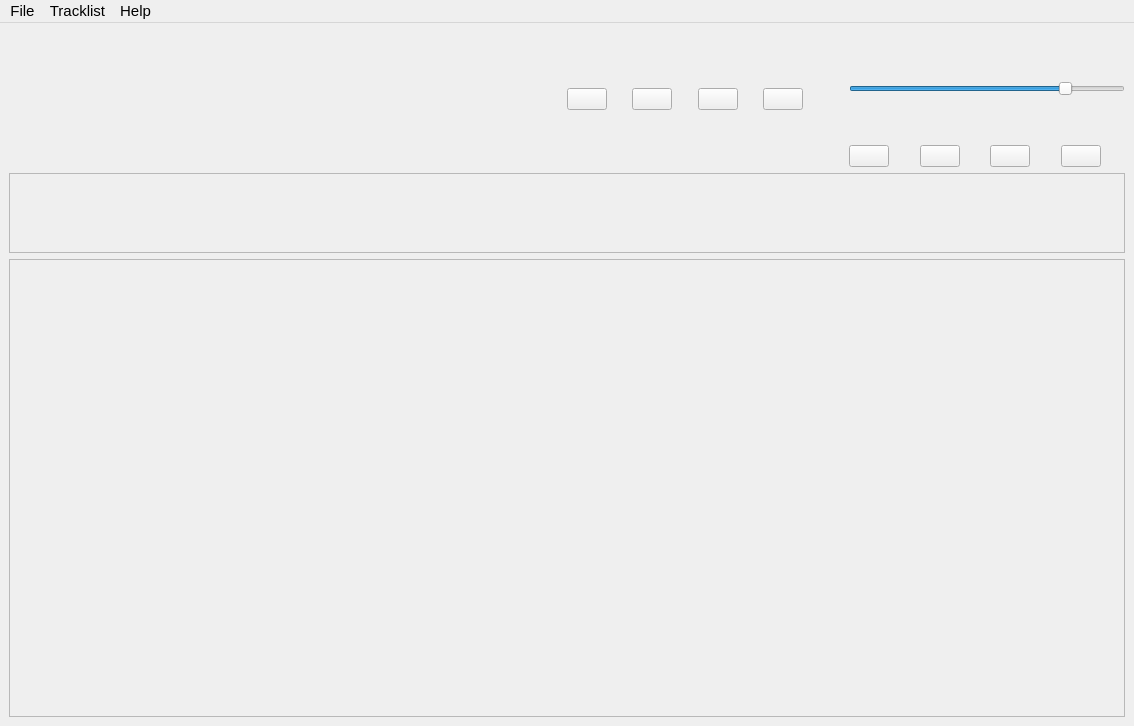
<?xml version="1.0" encoding="UTF-8"?>
<ui version="4.0">
 <class>MainWindow</class>
 <widget class="QMainWindow" name="MainWindow">
  <property name="geometry">
   <rect>
    <x>0</x>
    <y>0</y>
    <width>1134</width>
    <height>726</height>
   </rect>
  </property>
  <property name="windowTitle">
   <string>Xander</string>
  </property>
  <widget class="QWidget" name="centralwidget">
   <layout class="QVBoxLayout" name="verticalLayout" stretch="20,12,68">
    <item>
     <layout class="QHBoxLayout" name="horizontalLayout" stretch="50,25,25">
      <item>
       <layout class="QVBoxLayout" name="verticalLayout_2" stretch="60,40">
        <item>
         <widget class="QLabel" name="label_track_name">
          <property name="font">
           <font>
            <family>Segoe UI</family>
            <pointsize>12</pointsize>
            <weight>50</weight>
            <bold>false</bold>
           </font>
          </property>
          <property name="text">
           <string/>
          </property>
          <property name="alignment">
           <set>Qt::AlignLeading|Qt::AlignLeft|Qt::AlignVCenter</set>
          </property>
          <property name="wordWrap">
           <bool>true</bool>
          </property>
         </widget>
        </item>
        <item>
         <widget class="QLabel" name="label_track_info">
          <property name="font">
           <font>
            <family>Segoe UI</family>
            <pointsize>8</pointsize>
           </font>
          </property>
          <property name="text">
           <string/>
          </property>
          <property name="alignment">
           <set>Qt::AlignBottom|Qt::AlignLeading|Qt::AlignLeft</set>
          </property>
          <property name="wordWrap">
           <bool>true</bool>
          </property>
         </widget>
        </item>
       </layout>
      </item>
      <item>
       <layout class="QHBoxLayout" name="horizontalLayout_2" stretch="15,15,15,15,15,15,10,0">
        <item>
         <widget class="QPushButton" name="pushButton_prev_track">
          <property name="sizePolicy">
           <sizepolicy hsizetype="Fixed" vsizetype="Fixed">
            <horstretch>0</horstretch>
            <verstretch>0</verstretch>
           </sizepolicy>
          </property>
          <property name="text">
           <string/>
          </property>
         </widget>
        </item>
        <item>
         <spacer name="horizontalSpacer_2">
          <property name="orientation">
           <enum>Qt::Horizontal</enum>
          </property>
          <property name="sizeHint" stdset="0">
           <size>
            <width>40</width>
            <height>20</height>
           </size>
          </property>
         </spacer>
        </item>
        <item>
         <widget class="QPushButton" name="pushButton_stop">
          <property name="sizePolicy">
           <sizepolicy hsizetype="Fixed" vsizetype="Fixed">
            <horstretch>0</horstretch>
            <verstretch>0</verstretch>
           </sizepolicy>
          </property>
          <property name="text">
           <string/>
          </property>
         </widget>
        </item>
        <item>
         <spacer name="horizontalSpacer_3">
          <property name="orientation">
           <enum>Qt::Horizontal</enum>
          </property>
          <property name="sizeHint" stdset="0">
           <size>
            <width>40</width>
            <height>20</height>
           </size>
          </property>
         </spacer>
        </item>
        <item>
         <widget class="QPushButton" name="pushButton_play">
          <property name="sizePolicy">
           <sizepolicy hsizetype="Fixed" vsizetype="Fixed">
            <horstretch>0</horstretch>
            <verstretch>0</verstretch>
           </sizepolicy>
          </property>
          <property name="text">
           <string/>
          </property>
         </widget>
        </item>
        <item>
         <spacer name="horizontalSpacer_4">
          <property name="orientation">
           <enum>Qt::Horizontal</enum>
          </property>
          <property name="sizeHint" stdset="0">
           <size>
            <width>40</width>
            <height>20</height>
           </size>
          </property>
         </spacer>
        </item>
        <item>
         <widget class="QPushButton" name="pushButton_next_track">
          <property name="sizePolicy">
           <sizepolicy hsizetype="Fixed" vsizetype="Fixed">
            <horstretch>0</horstretch>
            <verstretch>0</verstretch>
           </sizepolicy>
          </property>
          <property name="text">
           <string/>
          </property>
         </widget>
        </item>
        <item>
         <spacer name="horizontalSpacer_5">
          <property name="orientation">
           <enum>Qt::Horizontal</enum>
          </property>
          <property name="sizeHint" stdset="0">
           <size>
            <width>40</width>
            <height>20</height>
           </size>
          </property>
         </spacer>
        </item>
       </layout>
      </item>
      <item>
       <layout class="QVBoxLayout" name="verticalLayout_3" stretch="30,20,50">
        <item>
         <layout class="QVBoxLayout" name="verticalLayout_4" stretch="40,60">
          <item>
           <widget class="QLabel" name="label_volume">
            <property name="font">
             <font>
              <family>Segoe UI</family>
              <pointsize>9</pointsize>
             </font>
            </property>
            <property name="text">
             <string/>
            </property>
           </widget>
          </item>
          <item>
           <widget class="QSlider" name="horizontalSlider_volume">
            <property name="maximum">
             <number>100</number>
            </property>
            <property name="value">
             <number>80</number>
            </property>
            <property name="orientation">
             <enum>Qt::Horizontal</enum>
            </property>
           </widget>
          </item>
         </layout>
        </item>
        <item>
         <spacer name="verticalSpacer">
          <property name="orientation">
           <enum>Qt::Vertical</enum>
          </property>
          <property name="sizeHint" stdset="0">
           <size>
            <width>20</width>
            <height>40</height>
           </size>
          </property>
         </spacer>
        </item>
        <item>
         <layout class="QHBoxLayout" name="horizontalLayout_3" stretch="20,5,20,5,20,5,20,5">
          <item>
           <widget class="QPushButton" name="pushButton_repeat">
            <property name="sizePolicy">
             <sizepolicy hsizetype="Fixed" vsizetype="Fixed">
              <horstretch>0</horstretch>
              <verstretch>0</verstretch>
             </sizepolicy>
            </property>
            <property name="text">
             <string/>
            </property>
           </widget>
          </item>
          <item>
           <spacer name="horizontalSpacer">
            <property name="orientation">
             <enum>Qt::Horizontal</enum>
            </property>
            <property name="sizeHint" stdset="0">
             <size>
              <width>40</width>
              <height>20</height>
             </size>
            </property>
           </spacer>
          </item>
          <item>
           <widget class="QPushButton" name="pushButton_random">
            <property name="sizePolicy">
             <sizepolicy hsizetype="Fixed" vsizetype="Fixed">
              <horstretch>0</horstretch>
              <verstretch>0</verstretch>
             </sizepolicy>
            </property>
            <property name="text">
             <string/>
            </property>
           </widget>
          </item>
          <item>
           <spacer name="horizontalSpacer_6">
            <property name="orientation">
             <enum>Qt::Horizontal</enum>
            </property>
            <property name="sizeHint" stdset="0">
             <size>
              <width>40</width>
              <height>20</height>
             </size>
            </property>
           </spacer>
          </item>
          <item>
           <widget class="QPushButton" name="pushButton_fx">
            <property name="sizePolicy">
             <sizepolicy hsizetype="Fixed" vsizetype="Fixed">
              <horstretch>0</horstretch>
              <verstretch>0</verstretch>
             </sizepolicy>
            </property>
            <property name="text">
             <string/>
            </property>
           </widget>
          </item>
          <item>
           <spacer name="horizontalSpacer_7">
            <property name="orientation">
             <enum>Qt::Horizontal</enum>
            </property>
            <property name="sizeHint" stdset="0">
             <size>
              <width>40</width>
              <height>20</height>
             </size>
            </property>
           </spacer>
          </item>
          <item>
           <widget class="QPushButton" name="pushButton_clear">
            <property name="sizePolicy">
             <sizepolicy hsizetype="Fixed" vsizetype="Fixed">
              <horstretch>0</horstretch>
              <verstretch>0</verstretch>
             </sizepolicy>
            </property>
            <property name="text">
             <string/>
            </property>
           </widget>
          </item>
          <item>
           <spacer name="horizontalSpacer_8">
            <property name="orientation">
             <enum>Qt::Horizontal</enum>
            </property>
            <property name="sizeHint" stdset="0">
             <size>
              <width>40</width>
              <height>20</height>
             </size>
            </property>
           </spacer>
          </item>
         </layout>
        </item>
       </layout>
      </item>
     </layout>
    </item>
    <item>
     <widget class="QFrame" name="frame">
      <property name="frameShape">
       <enum>QFrame::StyledPanel</enum>
      </property>
      <property name="frameShadow">
       <enum>QFrame::Raised</enum>
      </property>
      <layout class="QVBoxLayout" name="verticalLayout_5">
       <property name="spacing">
        <number>5</number>
       </property>
       <property name="leftMargin">
        <number>2</number>
       </property>
       <property name="topMargin">
        <number>2</number>
       </property>
       <property name="rightMargin">
        <number>2</number>
       </property>
       <property name="bottomMargin">
        <number>2</number>
       </property>
       <item>
        <widget class="QCustomPlot" name="widget_graph" native="true"/>
       </item>
      </layout>
     </widget>
    </item>
    <item>
     <widget class="TrackList" name="scrollArea_tracklist">
      <property name="widgetResizable">
       <bool>true</bool>
      </property>
      <property name="alignment">
       <set>Qt::AlignLeading|Qt::AlignLeft|Qt::AlignTop</set>
      </property>
      <widget class="QWidget" name="scrollAreaWidgetContents">
       <property name="geometry">
        <rect>
         <x>0</x>
         <y>0</y>
         <width>1114</width>
         <height>452</height>
        </rect>
       </property>
       <layout class="QVBoxLayout" name="verticalLayout_6">
        <property name="spacing">
         <number>4</number>
        </property>
        <property name="leftMargin">
         <number>5</number>
        </property>
        <property name="topMargin">
         <number>5</number>
        </property>
        <property name="rightMargin">
         <number>5</number>
        </property>
        <property name="bottomMargin">
         <number>5</number>
        </property>
        <item>
         <layout class="QVBoxLayout" name="verticalLayout_tracks">
          <property name="spacing">
           <number>5</number>
          </property>
          <property name="sizeConstraint">
           <enum>QLayout::SetDefaultConstraint</enum>
          </property>
         </layout>
        </item>
       </layout>
      </widget>
     </widget>
    </item>
   </layout>
  </widget>
  <widget class="QMenuBar" name="menubar">
   <property name="geometry">
    <rect>
     <x>0</x>
     <y>0</y>
     <width>1134</width>
     <height>29</height>
    </rect>
   </property>
   <property name="font">
    <font>
     <pointsize>11</pointsize>
    </font>
   </property>
   <widget class="QMenu" name="menuFile">
    <property name="title">
     <string>File</string>
    </property>
    <addaction name="actionOpen_File"/>
    <addaction name="actionOpen_Folder"/>
   </widget>
   <widget class="QMenu" name="menuHelp">
    <property name="title">
     <string>Help</string>
    </property>
    <addaction name="actionAbout"/>
    <addaction name="actionAbout_Qt"/>
   </widget>
   <widget class="QMenu" name="menuTracklist">
    <property name="title">
     <string>Tracklist</string>
    </property>
    <addaction name="actionOpen_Tracklist"/>
    <addaction name="actionSave_Tracklist"/>
   </widget>
   <addaction name="menuFile"/>
   <addaction name="menuTracklist"/>
   <addaction name="menuHelp"/>
  </widget>
  <action name="actionOpen_File">
   <property name="text">
    <string>Open File</string>
   </property>
   <property name="font">
    <font>
     <family>Segoe UI</family>
     <pointsize>10</pointsize>
    </font>
   </property>
  </action>
  <action name="actionOpen_Folder">
   <property name="text">
    <string>Open Folder</string>
   </property>
   <property name="toolTip">
    <string>Open Folder</string>
   </property>
   <property name="font">
    <font>
     <family>Segoe UI</family>
     <pointsize>10</pointsize>
    </font>
   </property>
  </action>
  <action name="actionAbout">
   <property name="text">
    <string>About Xander</string>
   </property>
   <property name="font">
    <font>
     <family>Segoe UI</family>
     <pointsize>10</pointsize>
    </font>
   </property>
  </action>
  <action name="actionOpen_Tracklist">
   <property name="text">
    <string>Open Tracklist</string>
   </property>
   <property name="font">
    <font>
     <family>Segoe UI</family>
     <pointsize>10</pointsize>
    </font>
   </property>
  </action>
  <action name="actionSave_Tracklist">
   <property name="text">
    <string>Save Tracklist</string>
   </property>
   <property name="font">
    <font>
     <family>Segoe UI</family>
     <pointsize>10</pointsize>
    </font>
   </property>
  </action>
  <action name="actionAbout_Qt">
   <property name="text">
    <string>About Qt</string>
   </property>
   <property name="font">
    <font>
     <family>Segoe UI</family>
     <pointsize>10</pointsize>
    </font>
   </property>
  </action>
 </widget>
 <customwidgets>
  <customwidget>
   <class>TrackList</class>
   <extends>QScrollArea</extends>
   <header>View/TrackList/tracklist.h</header>
   <container>1</container>
  </customwidget>
  <customwidget>
   <class>QCustomPlot</class>
   <extends>QWidget</extends>
   <header>../ext/qcustomplot/qcustomplot.h</header>
   <container>1</container>
  </customwidget>
 </customwidgets>
 <resources/>
 <connections/>
</ui>
